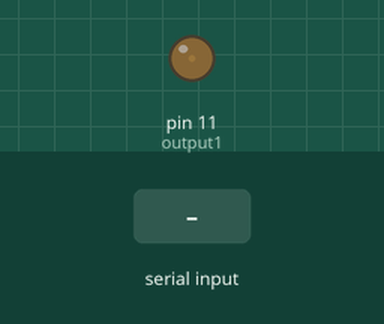
Simulated run of this sketch. Board: Arduino Uno, built with avr-gcc and run on an emulated ATmega328P. On the bench: output pins drawn as LEDs (lit = HIGH). The test bench sets the inputs (shaded band).

Above: at 1.2 s.
1.3 s: byte 90 received over Serial
At 2.1 s:
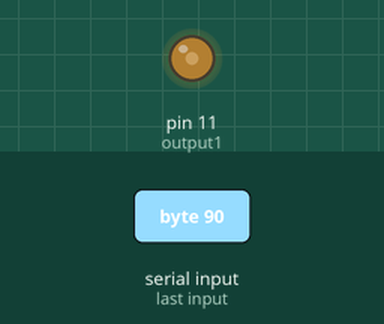
2.8 s: byte 30 received over Serial
At 3.3 s:
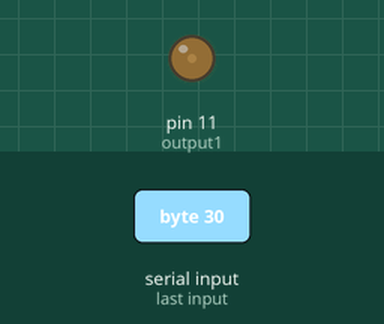
Timing chart, 0 to 5.8 s (numbered marks = the images above; inputs shaded):
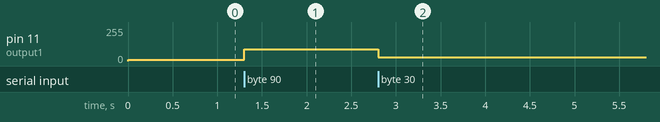

The sketch:

fromMax01.ino
```cpp
/*
Receieves numbers over serial port
used to determine what pin to enable and PWM value

use with maxToArduino, fromPd

*/

int output1 = 11;       // the pin number


void setup() {
  // set the digital pins as output:

  pinMode(output1, OUTPUT);
  analogWrite(output1, 10);

  // initialize serial port
  Serial.begin(115200);
  Serial.flush();
}

void loop() {
  // check for serial data:
  if (Serial.available()) {
    int val = Serial.read();

    analogWrite(output1, val);
  }
}
```

Measured:
- after the input at 1.3 s, pin 11 (output1): 10/255 → 90/255 at once
- after the input at 2.8 s, pin 11 (output1): 90/255 → 30/255 at once
